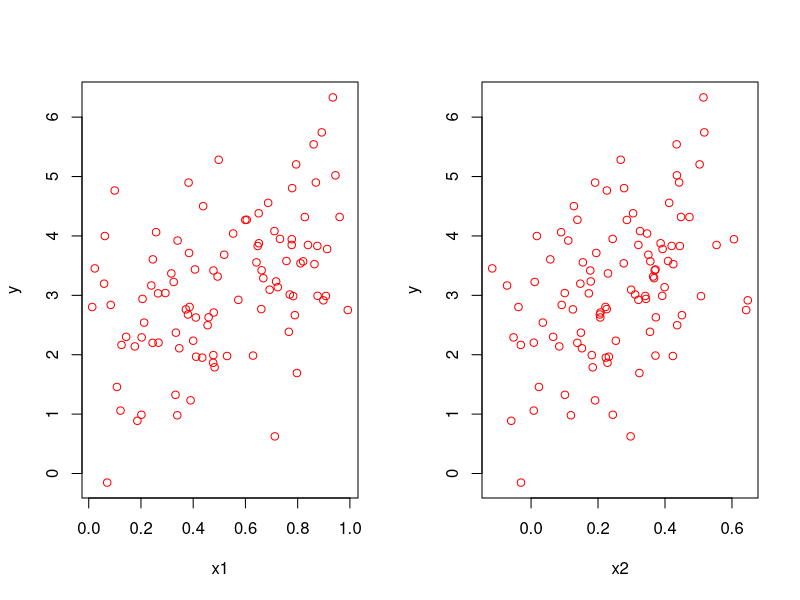

Write R code to recreate this figure.
rm(list=ls())
set.seed(1)
x1=runif(100)
x2=0.5*x1+rnorm(100)/10
y=2+2*x1+0.3*x2+rnorm(100)
a=lm(y~x1+x2)
summary(a)
cor(x1,x2)
par(mfrow=c(1,2))
plot(y~x1+x2,col="red", ask=FALSE)
b=lm(y~x1)
c=lm(y~x2)
summary(b)
summary(c)
x1=c(x1, 0.1)
x2=c(x2, 0.8)
y=c(y,6)
a=lm(y~x1+x2)
summary(a)
cor(x1,x2)
b=lm(y~x1)
c=lm(y~x2)
summary(b)
summary(c)
